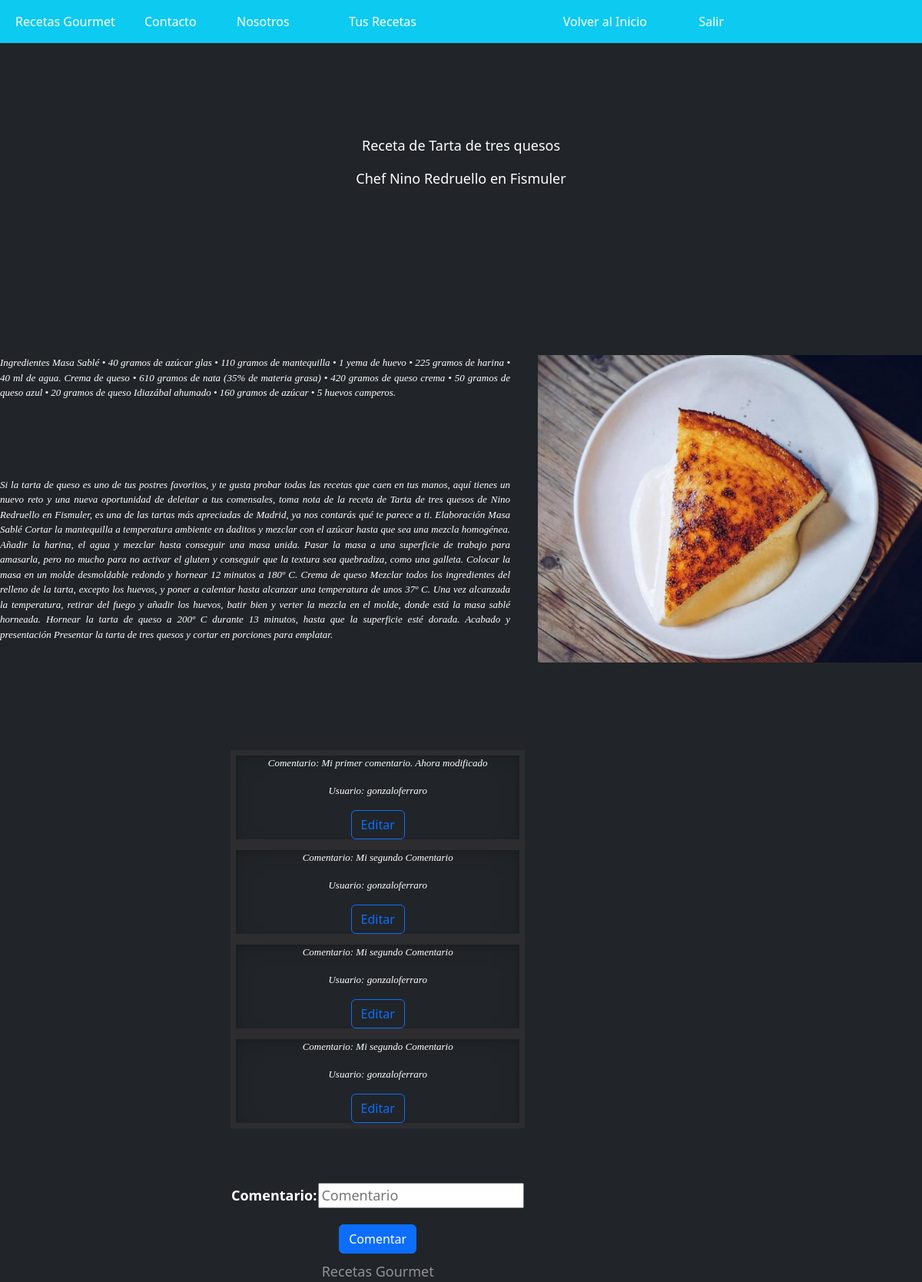
Before: /Blog/cuatroquesos/ with the older database file.
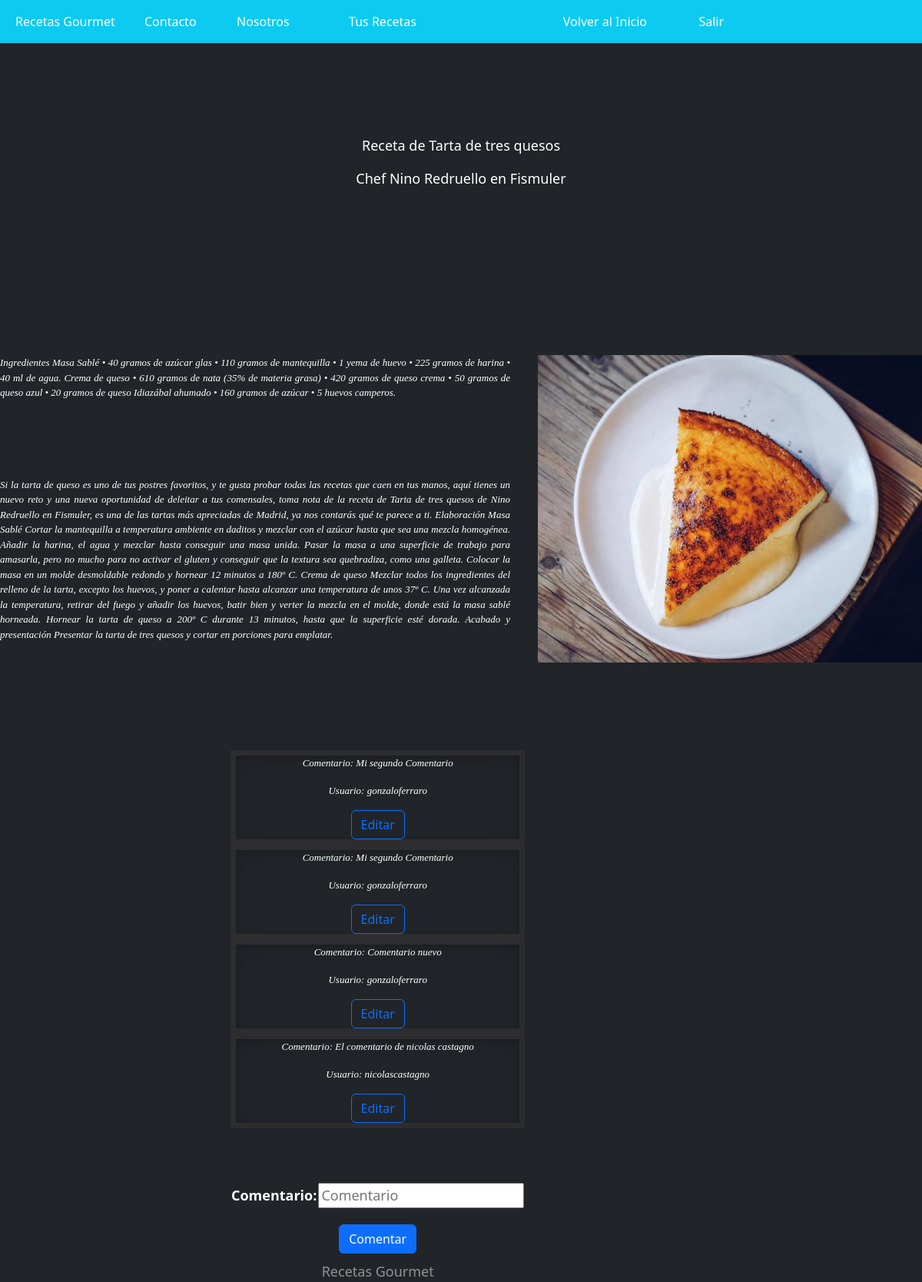
After: the same page with the newer database file.
### Blog/models.py (models this page shows, shortened)
class Receta(models.Model):
    imagen = models.ImageField(upload_to= "recetas", null= True, blank = True)
    nombre = models.CharField(max_length=80)
    ingrediente = models.CharField(max_length=5000, null=True, blank = True)
    texto = models.CharField(max_length=5000)
    email = models.EmailField()
    autor = models.CharField(max_length=30)

class Comentario(models.Model):
    Comentario = models.CharField(max_length=500)
    us = models.CharField(max_length=500, null=True, blank=True)
    autor = models.CharField(max_length=500, null=True, blank=True)
    nivel = models.CharField(max_length=500, null=True, blank=True)

### Blog/views.py (the view)
# urls.py: path('cuatroquesos/',cuatroquesos),
def cuatroquesos(request):
    autor1 = "Nino Redruello en Fismuler"
    rec = Receta.objects.filter(autor=autor1)
    com=Comentario.objects.filter(autor=autor1)
    if request.method == "POST":
        formulario = form_comentario(request.POST)
        if formulario.is_valid():
            informacion = formulario.cleaned_data
            com = Comentario(Comentario = informacion["Comentario"],
            us= request.user, autor="Nino Redruello en Fismuler")
            com.save() #Guardo la data en la base de datos como en la función estudiantes.
            com=Comentario.objects.filter(autor=autor1)
            return render(request, "cuatroquesos.html",{"recetas":rec,"comentarios":com,"formulario":formulario})
        else:
            formulario = form_comentario()
            return render(request, "cuatroquesos.html",{"recetas":rec,"comentarios":com,"formulario":formulario})
    else:
        formulario = form_comentario()
        return render(request, "cuatroquesos.html",{"recetas":rec,"comentarios":com,"formulario":formulario})

### Blog/forms.py
class form_comentario(forms.Form):
    Comentario = forms.CharField(widget= forms.TextInput(attrs={'placeholder': 'Comentario'}))
    class Meta:
        model = User
        fields = ['Comentario']
        help_texts = {k:"" for k in fields}

### Blog/template/cuatroquesos.html (shortened to what this page needs)
{% extends "home.html"%}
    {% load static %}
{% block contenido %}
<body class="d-flex h-100 text-center text-bg-dark" >
    <div class="contenido1">
        <p class="nav-item" style="position: relative; font-size: large;">
            {% if recetas %}
                {% for r in recetas %}
                    <p>
                        {{r.nombre}}
                    </p>
                    <p>
                        Chef {{r.autor}}
                    </p>
                    <img src="{{r.imagen.url}}" style="float: right; margin: 0 0 1em 2em; position:relative; top:200px" height="400px" width= "500px" alt="" >
                    <div class = "contenido2" style="position:relative;top:200px;">
                        {{r.ingrediente}}
                    </div>
                    <div class = "contenido2" style="position:relative;top:300px;">
                        {{r.texto}}
                    </div>
                {%endfor%}
            {% endif %}
            <div  style="position: absolute; top:800px;left:300px">
                {% if comentarios %}
                    {% for c in comentarios %}
                        <div class="list-group">
                            <div class="borde">
                                <p class="contenido22" style="position:relative">Comentario: {{c.Comentario}}</p>
                                <p class="contenido22" style="position:relative">Usuario: {{c.us}}</p>
                                <a  href="/Blog/editar_cuatroquesos/{{c.id}}" class= "btn btn-outline-primary" style="position: relative;">Editar</a>
                            </div>
                        </div>
                    {%endfor%}
                {%endif%}
                <div style="position:relative;">
                    <form style="position:relative; top:70px" method="POST">{% csrf_token %}
                        <table style="position:relative">
                            {{ formulario.as_table }}
                        </table>
                        <button class="btn btn-primary" style="position:relative; top:20px; text-decoration: none; color: white" type="submit">Comentar</button>
                    </form>
                </div>
                <footer class="mt-auto text-white-50" style="position:relative;top:100px">
                    <p>Recetas Gourmet </p>
                </footer>
            </div>
        </p>
    </div>
</body>
</html>
{% endblock %}

### Blog/template/home.html (shortened to what this page needs)
<!DOCTYPE html>
<html lang="en">
<head>
    {% load static %}
    <link rel="stylesheet" href="{%static 'css/bootstrap.min.css'%}">
    <link rel="stylesheet" href="{%static 'css/myestilo.css'%}">
</head>
<body class="d-flex h-100 text-center text-bg-dark">
    <nav class="navbar navbar-expand-md navbar-dark fixed-top bg-info">
        <div class="container-fluid">
            <div class="collapse navbar-collapse" id="navbarCollapse">
                <ul class="navbar-nav me-auto mb-2 mb-md-0">
                    <li class="nav-item">
                        <a class="nav-link active" aria-current-="page" href="/Blog/recetas/">Recetas Gourmet</a>
                    </li>
                    <li class="nav-item" style="position: absolute; left: 180px">
                        <a class="nav-link active" aria-current="page" href="/Blog/contacto/">Contacto</a>
                    </li>
                    <li class="nav-item" style="position: absolute; left: 300px">
                        <a class="nav-link active" aria-current="page" href="/Blog/nosotros/">Nosotros</a>
                    </li>
                    <li class="nav-item" style="position: absolute; right: 650px">
                        <a class="nav-link active" aria-current="page" href="/Blog/tus_recetas/">Tus Recetas</a>
                    </li>
                    <li class="nav-item">
                        <a class="nav-link active" style="position: absolute; right: 350px" aria-current-="page" href="/Blog/">Volver al Inicio</a>
                    </li>
                    <li class="nav-item" style="position: absolute; right: 100px">
                        <a class="nav-link active" aria-current="page" href="/Blog/perfil/">{{ user.username }}</a>
                    </li>
                    <li class="nav-item" style="position: absolute; right: 250px">
                        <a class="nav-link active" aria-current="page" href="/Blog/logout/">Salir</a>
                    </li>
                </ul>
            </div>
        </div>
    </nav>
    <div class="contenido1">
        {% block contenido %}{% endblock %}
</body>
</html>

### Blog/static/css/myestilo.css (style rules this page uses)
.borde { border: solid rgba(97, 78, 78, 0.192); border-width: 7px ; box-shadow: inset 0 .5em 1.5em rgba(0, 0, 0, .1), inset 0 .125em .5em rgba(0, 0, 0, .15); }
.contenido1 { position: relative; top: 80px; font-size: 1.125rem; }
.contenido2 { position: relative; top: 80px; font-size: small; font-family: Georgia, 'Times New Roman', Times, serif; font-style: italic; color: white; text-align: justify; vertical-align: baseline; align-content: center; display: inherit; clear: left; }
.contenido22 { position: relative; font-size: small; font-family: Georgia, 'Times New Roman', Times, serif; font-style: italic; color: white; vertical-align: baseline; align-content: center; display: inherit; clear: left; }

### Blog/template/cuatroquesos.html (style rules this page uses)
body { background-image: url("https://img.freepik.com/fotos-premium/pared-ladrillo-negro-loft-diseno-interiores-pintura-negra-fachada_73152-4012.jpg?w=2000"); background-position: center 25%; background-size: cover; }

Changed rows visible on the page:
removed Comentario: Comentario "Mi primer comentario. Ahora modificado", us "gonzaloferraro"
removed Comentario: Comentario "Mi segundo Comentario", us "gonzaloferraro"
added Comentario: Comentario "Comentario nuevo", us "gonzaloferraro"
added Comentario: Comentario "El comentario de nicolas castagno", us "nicolascastagno"
